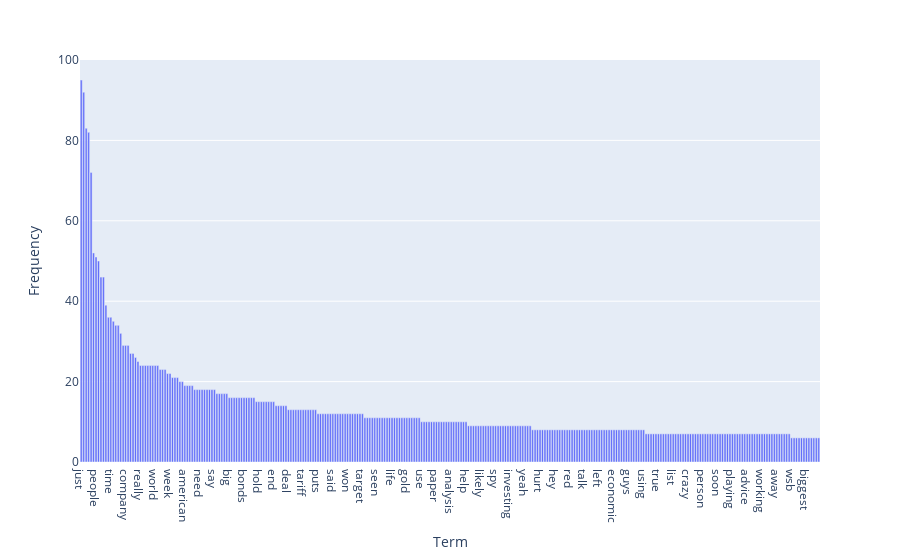

Notebook source saved alongside this figure:
### Code cell
import plotly.express as px

fig = px.bar(term_freq_df_sorted.head(300), x="Term", y="Frequency")

fig.show()

### Figure 1 — Plotly figure (JSON) as saved in the notebook; plotly's stock layout.template omitted (floating-point values rounded to 4 significant figures; data arrays with more than 128 entries replaced by an {"elided": "..."} marker saying what was removed)
{"data": [{"hovertemplate": "Term=%{x}<br>Frequency=%{y}<extra></extra>", "legendgroup": "", "marker": {"color": "#636efa", "pattern": {"shape": ""}}, "name": "", "orientation": "v", "showlegend": false, "textposition": "auto", "type": "bar", "x": {"elided": "300 str values"}, "xaxis": "x", "y": {"elided": "300 int values"}, "yaxis": "y"}], "layout": {"barmode": "relative", "legend": {"tracegroupgap": 0}, "margin": {"t": 60}, "xaxis": {"anchor": "y", "domain": [0, 1], "title": {"text": "Term"}}, "yaxis": {"anchor": "x", "domain": [0, 1], "title": {"text": "Frequency"}}}}
